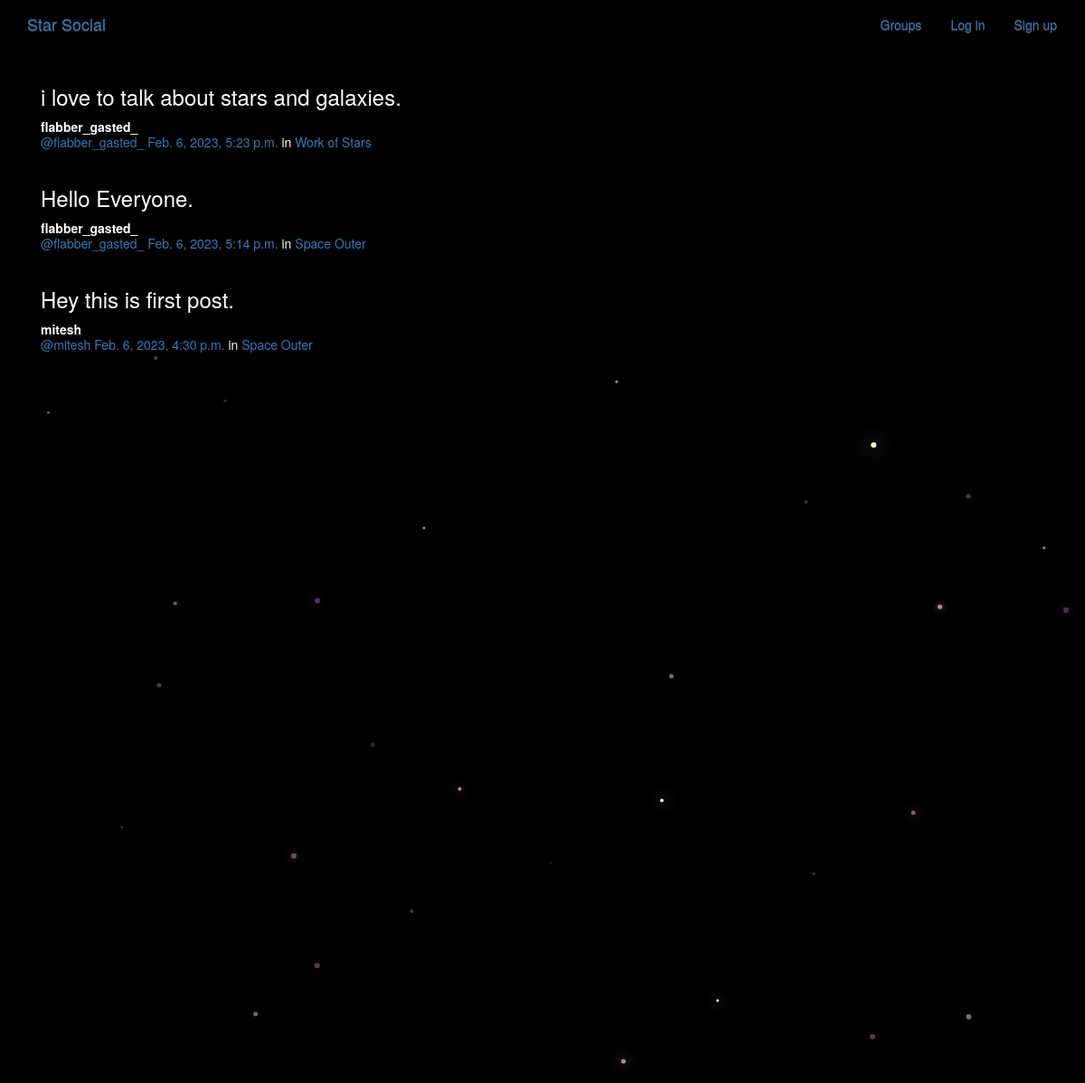
The app's page /posts/, older data.
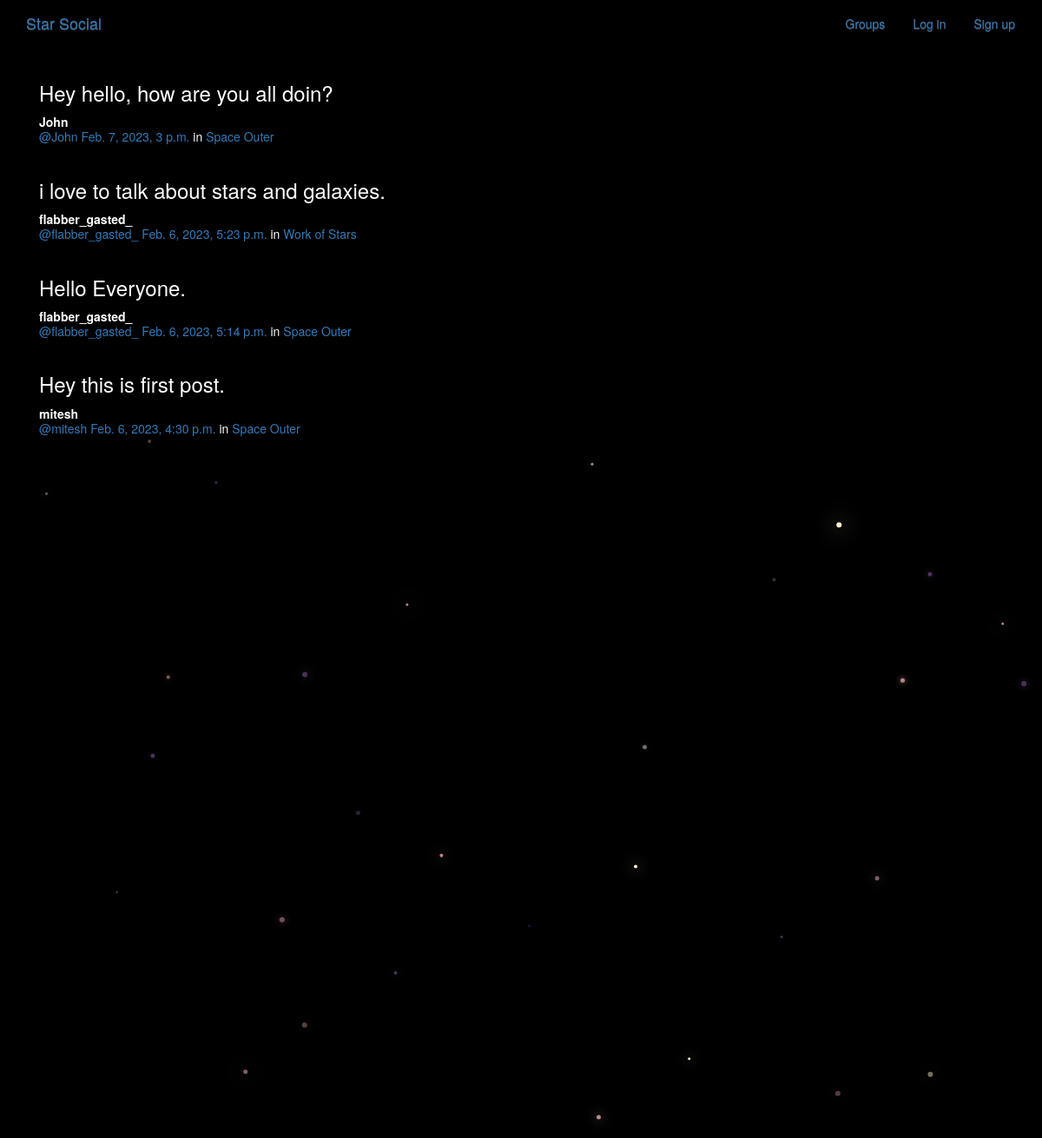
The same page, newer data.
### posts/models.py (models this page shows, shortened)
class Post(models.Model):
    user = models.ForeignKey(User,related_name="posts",on_delete=models.CASCADE)
    created_at=models.DateTimeField(auto_now=True)
    message=models.TextField()
    message_html=models.TextField(editable=False)
    group=models.ForeignKey(Group,related_name="posts",null=True,blank=True,on_delete=models.CASCADE)
    class Meta:
        ordering=["-created_at"]
        unique_together=["user","message"]

### groups/models.py (models this page shows, shortened)
class Group(models.Model):
    name = models.CharField(max_length=255, unique=True)
    slug = models.SlugField(allow_unicode=True, unique=True)
    description = models.TextField(blank=True, default='')
    description_html = models.TextField(editable=False, default='', blank=True)
    members = models.ManyToManyField(User,through="GroupMember")
    class Meta:
        ordering = ["name"]

### posts/views.py (the view)
# urls.py: path("",views.PostList.as_view(),name="all"),
class PostList(SelectRelatedMixin,generic.ListView):
    model=models.Post
    select_related=('user','group')

### posts/templates/posts/post_list.html (shortened to what this page needs)
{% extends "posts/post_base.html" %}
{% load humanize %}
{% block post_content %}
<div class="col-md-8">
    {% for post in post_list %}
    {% include "posts/_post.html" %}
    {% endfor %}
</div>
{% endblock %}

### posts/templates/posts/post_base.html (shortened to what this page needs)
{% extends "base.html" %}
{% block content %}
<div class="posts-page">
	<div class="container">
		<div class="row">
			{% block post_content %}{% endblock %}
		</div>
	</div>
</div>
{% endblock %}

### templates/base.html (shortened to what this page needs)
<!DOCTYPE html>
{% load static %}
<html>
  <head>
    <link rel="stylesheet" href="https://maxcdn.bootstrapcdn.com/bootstrap/3.3.7/css/bootstrap.min.css">
    <link rel="stylesheet" href="https://maxcdn.bootstrapcdn.com/bootstrap/3.3.7/css/bootstrap-theme.min.css">
    <link rel="stylesheet" href="{% static 'simplesocial/css/master.css'%}">
  </head>
  <body>
    <nav class="navbar  mynav" role="navigation" id="navbar">
    			<div class="container">
            <a class="navbar-brand mynav" href="{% url 'home' %}">Star Social</a>
    					<ul class="nav navbar-nav navbar-right">
    						{% if user.is_authenticated %}
                      <li><a href="{% url 'posts:create' %}" class="btn btn-simple">Post</a></li>
                      <li><a href="{% url 'groups:all' %}" class="btn btn-simple">Groups</a></li>
                      <li><a href="{% url 'groups:create' %}" class="btn btn-simple">Create Group</a></li>
                      <li><a href="{% url 'accounts:logout' %}" class="btn btn-simple">Log out</a></li>
    						{% else %}
    						      <li><a href="{% url 'groups:all' %}"class="btn btn-simple">Groups</a></li>
    						      <li><a href="{% url 'accounts:login' %}" class="btn btn-simple">Log in</a></li>
    						      <li><a href="{% url 'accounts:signup' %}" class="btn btn-simple">Sign up</a></li>
    						{% endif %}
    					</ul>
    			</div>
    		</nav>
        <div class="container mycontent">
          {% block content %}
          {% endblock %}
        </div>
<canvas id="canvas"></canvas>
  </body>
</html>

### posts/templates/posts/_post.html (shortened to what this page needs)
<div class="post media">
    <h3>{{ post.message_html|safe }}</h3>
    <div class="media-body">
        <strong>{{ post.user.username }}</strong>
        <h5 class="media-heading">
        <span class="username"><a href="{% url 'posts:for_user' username=post.user.username %}">@{{ post.user.username }}</a></span>
        <time class='time'><a href="{% url 'posts:single' username=post.user.username pk=post.pk%}">{{ post.created_at }}</a></time>
        {% if post.group %}
        <span class="group-name">in <a href="#">{{ post.group.name }}</a></span>
        {% endif %}
    </h5>
    </div>
</div>

### static/simplesocial/css/master.css (style rules this page uses)
body { margin: 0; overflow: hidden; background-color: black; color:white; }

Row changes from the older to the newer data that the page shows:
added Post: message_html "Hey hello, how are you all doin?", user.username "John", created_at "Feb. 7, 2023, 3 p.m.", group.name "Space Outer"
